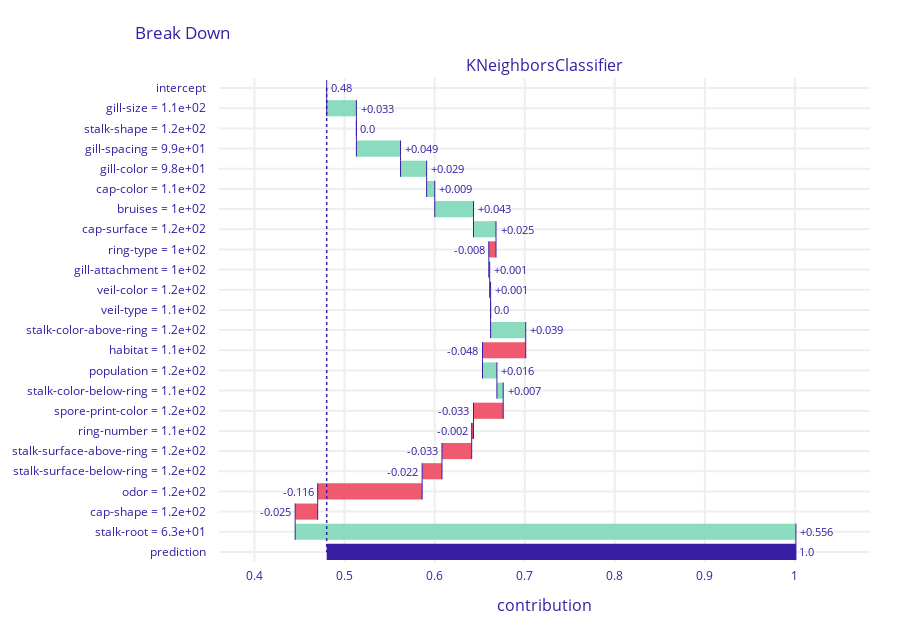

The notebook cell saved with this chart:
### Code cell
draw_breakdown(knn_explainer, test_features.iloc[2,:])

### Figure 1 — Plotly figure (JSON) as saved in the notebook; plotly's stock layout.template omitted (floating-point values rounded to 4 significant figures)
{"data": [{"base": 0.4802, "connector": {"line": {"color": "#371ea3", "dash": "solid", "width": 1}, "mode": "spanning"}, "decreasing": {"marker": {"color": "#f05a71"}}, "hoverinfo": "text+delta", "hoverlabel": {"bgcolor": "rgba(0,0,0,0.8)"}, "hovertext": ["Average response: 0.48<br>Prediction: 1.0", "gill-size = 1.1e+02<br>increases average response <br>by", "stalk-shape = 1.2e+02<br>decreases average response <br>by", "gill-spacing = 9.9e+01<br>increases average response <br>by", "gill-color = 9.8e+01<br>increases average response <br>by", "cap-color = 1.1e+02<br>increases average response <br>by", "bruises = 1e+02<br>increases average response <br>by", "cap-surface = 1.2e+02<br>increases average response <br>by", "ring-type = 1e+02<br>decreases average response <br>by", "gill-attachment = 1e+02<br>increases average response <br>by", "veil-color = 1.2e+02<br>increases average response <br>by", "veil-type = 1.1e+02<br>decreases average response <br>by", "stalk-color-above-ring = 1.2e+02<br>increases average response <br>by", "habitat = 1.1e+02<br>decreases average response <br>by", "population = 1.2e+02<br>increases average response <br>by", "stalk-color-below-ring = 1.1e+02<br>increases average response <br>by", "spore-print-color = 1.2e+02<br>decreases average response <br>by", "ring-number = 1.1e+02<br>decreases average response <br>by", "stalk-surface-above-ring = 1.2e+02<br>decreases average response <br>by", "stalk-surface-below-ring = 1.2e+02<br>decreases average response <br>by", "odor = 1.2e+02<br>decreases average response <br>by", "cap-shape = 1.2e+02<br>decreases average response <br>by", "stalk-root = 6.3e+01<br>increases average response <br>by", "Average response: 0.48<br>Prediction: 1.0"], "increasing": {"marker": {"color": "#8bdcbe"}}, "measure": ["relative", "relative", "relative", "relative", "relative", "relative", "relative", "relative", "relative", "relative", "relative", "relative", "relative", "relative", "relative", "relative", "relative", "relative", "relative", "relative", "relative", "relative", "relative", "total"], "orientation": "h", "showlegend": false, "text": ["0.48", "+0.033", "0.0", "+0.049", "+0.029", "+0.009", "+0.043", "+0.025", "-0.008", "+0.001", "+0.001", "0.0", "+0.039", "-0.048", "+0.016", "+0.007", "-0.033", "-0.002", "-0.033", "-0.022", "-0.116", "-0.025", "+0.556", "1.0"], "textposition": "outside", "totals": {"marker": {"color": "#371ea3"}}, "type": "waterfall", "x": [0, 0.033, 0, 0.049, 0.029, 0.009, 0.043, 0.025, -0.008, 0.001, 0.001, 0, 0.039, -0.048, 0.016, 0.007, -0.033, -0.002, -0.033, -0.022, -0.116, -0.025, 0.556, 0.52], "xaxis": "x", "y": ["intercept", "gill-size = 1.1e+02", "stalk-shape = 1.2e+02", "gill-spacing = 9.9e+01", "gill-color = 9.8e+01", "cap-color = 1.1e+02", "bruises = 1e+02", "cap-surface = 1.2e+02", "ring-type = 1e+02", "gill-attachment = 1e+02", "veil-color = 1.2e+02", "veil-type = 1.1e+02", "stalk-color-above-ring = 1.2e+02", "habitat = 1.1e+02", "population = 1.2e+02", "stalk-color-below-ring = 1.1e+02", "spore-print-color = 1.2e+02", "ring-number = 1.1e+02", "stalk-surface-above-ring = 1.2e+02", "stalk-surface-below-ring = 1.2e+02", "odor = 1.2e+02", "cap-shape = 1.2e+02", "stalk-root = 6.3e+01", "prediction"], "yaxis": "y"}], "layout": {"annotations": [{"font": {"size": 16}, "showarrow": false, "text": "KNeighborsClassifier", "x": 0.5, "xanchor": "center", "xref": "paper", "y": 1, "yanchor": "bottom", "yref": "paper"}, {"font": {"size": 16}, "showarrow": false, "text": "contribution", "x": 0.5, "xanchor": "center", "xref": "paper", "y": 0, "yanchor": "top", "yref": "paper", "yshift": -30}], "font": {"color": "#371ea3"}, "height": 633, "margin": {"b": 71, "r": 30, "t": 78}, "shapes": [{"line": {"color": "#371ea3", "dash": "dot", "width": 1.5}, "type": "line", "x0": 0.4802, "x1": 0.4802, "xref": "x", "y0": 0, "y1": 23, "yref": "y"}], "title": {"text": "Break Down", "x": 0.15}, "xaxis": {"anchor": "y", "automargin": true, "domain": [0, 1], "fixedrange": true, "gridwidth": 2, "range": [0.3606, 1.083], "tickcolor": "white", "ticklen": 3, "ticks": "outside", "type": "linear", "zeroline": false}, "yaxis": {"anchor": "x", "automargin": true, "autorange": "reversed", "domain": [0, 1], "fixedrange": true, "gridwidth": 2, "tickcolor": "white", "ticklen": 10, "ticks": "outside", "type": "category"}}}
